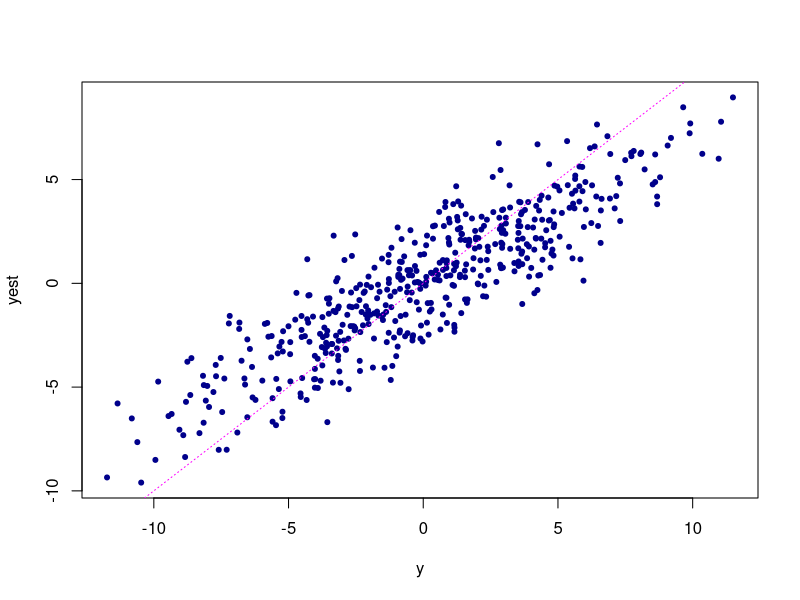

Recreate this plot in R.
# TO DO: Explain here what this script does, and how to use it.
library(glmnet)

# SIMULATE DATA
# -------------
set.seed(1)
n <- 500
p <- 2000
X <- matrix(rnorm(n*p),n,p)
X <- scale(X,center = TRUE,scale = FALSE)

# Generate regression coefficients so that only 5 of the predictors
# affect the response.
i    <- sample(p,5)
b    <- rep(0,p)
b[i] <- rnorm(5)

# Generate the responses.
y <- drop(X %*% b + 2*rnorm(n))

# FIT ELASTIC NET MODEL
# ---------------------
# Fit the elastic net model, and use it to estimate the responses in
# the training data.
fit.glmnet <- cv.glmnet(X,y,alpha = 0.95)
yest <- drop(predict(fit.glmnet,X,s = fit.glmnet$lambda.min))
plot(y,yest,pch = 20,col = "darkblue")
abline(a = 0,b = 1,lty = "dotted",col = "magenta")

# FIT BAYESR MODEL
# ----------------
# TO DO.
